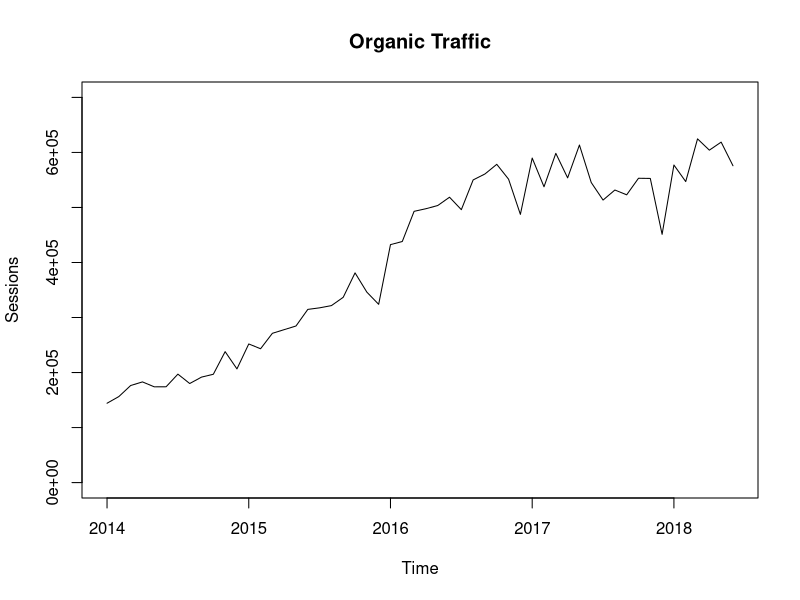
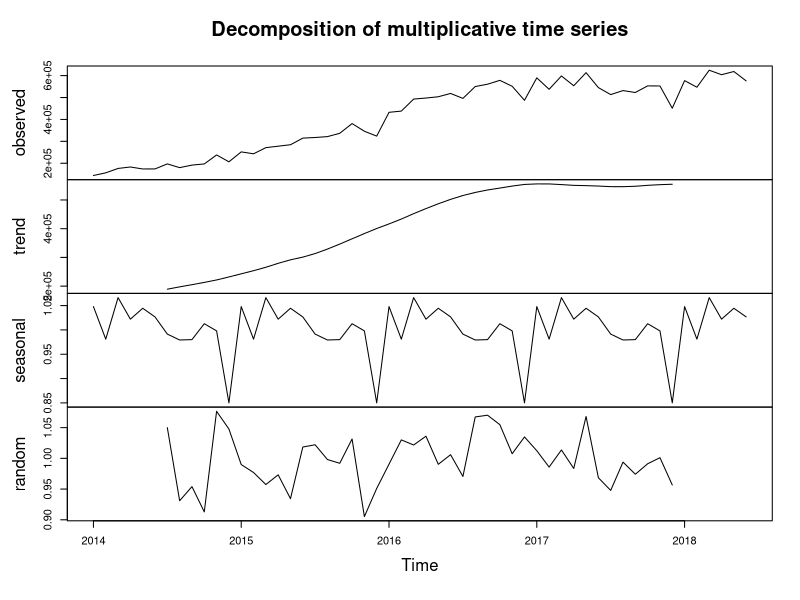
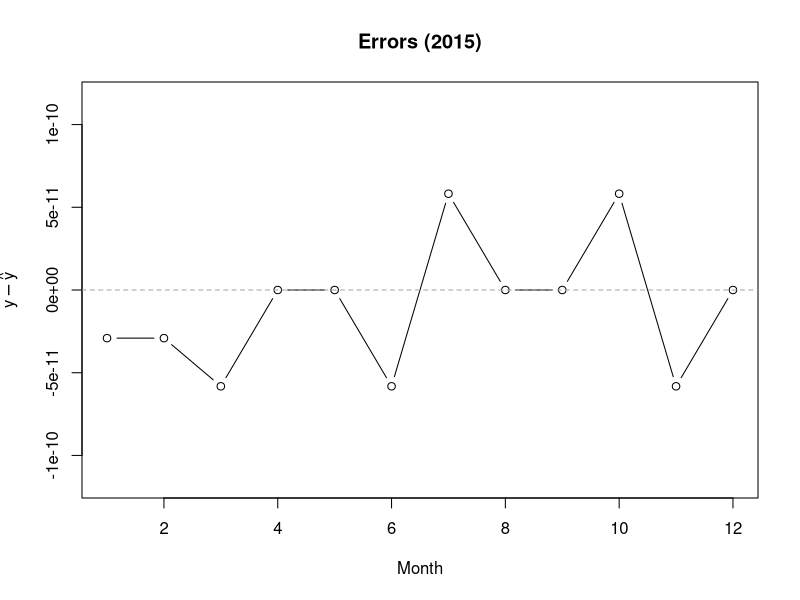
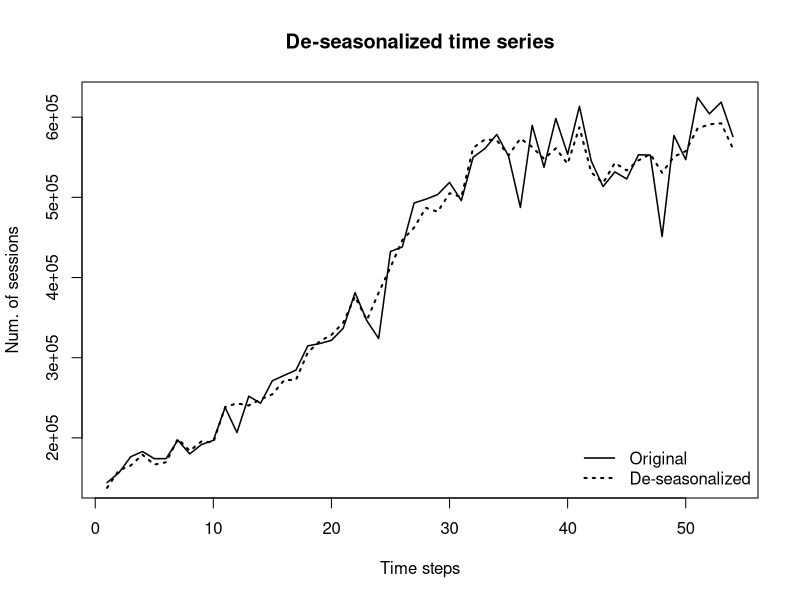
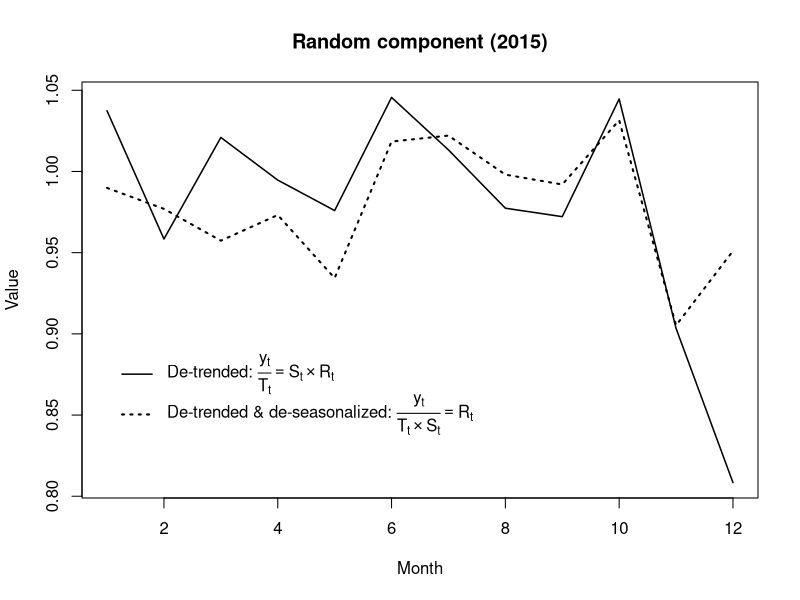
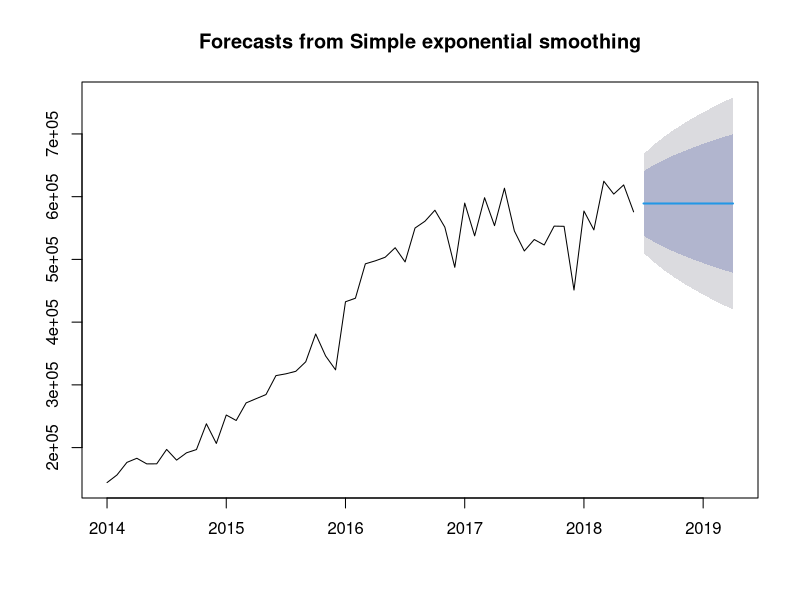
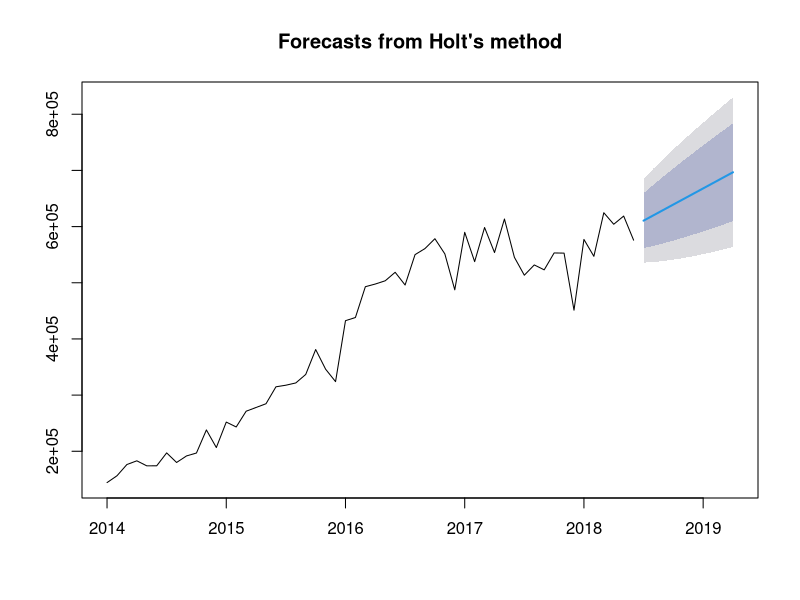
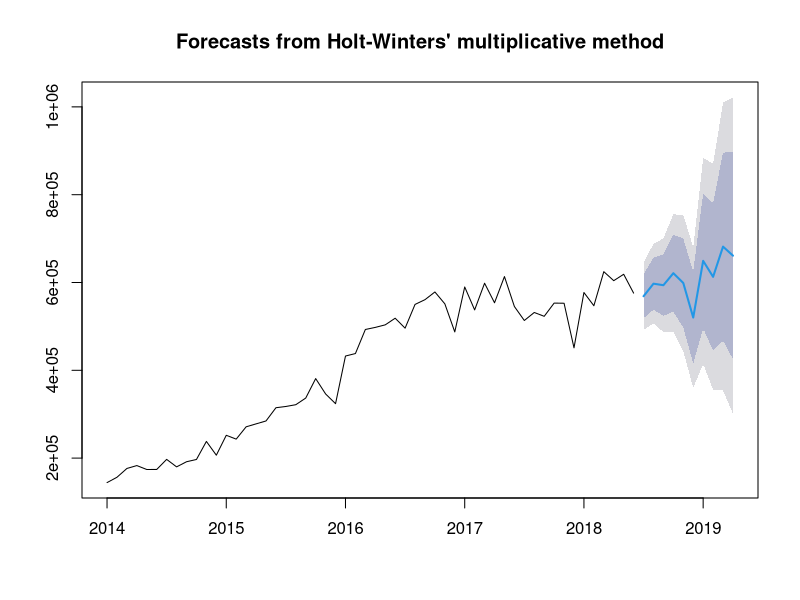

The R script that drew these images, in order:
## ---- chunk 1
knitr::opts_chunk$set(echo = TRUE)
## ---- chunk 2
data <- read.csv("organic-traffic.csv", header = T)
head(data)
## ---- chunk 3
#Convert "factor" to "Date" according to cell formatting in CSV file
data[,1] <- as.Date(data[,1], format = "%m/%d/%y")

#Convert vector of "Organic Sessions" into time series object
Organic_Traffic <- ts(data[,2], start = c(2014,1), end = c(2018,6), frequency = 12)

#Avoid scientific notation for y-axis values
#options(scipen=999)

#Plot "Organic Traffic" data
plot(Organic_Traffic, main = "Organic Traffic", ylab = "Sessions", ylim = c(0, 700000))
## ---- chunk 4
#Decompose data into seasonal, trend and irregular components using classical decomposition
fit_decompose <- decompose(Organic_Traffic, type = "multiplicative")
#Print component data of decomposition 
fit_decompose
## ---- chunk 5
#Plot component data of decomposition
plot(fit_decompose)
## ---- chunk 6
seasonal.2015 <- fit_decompose$seasonal[13:24]
trend.2015 <- fit_decompose$trend[13:24]
random.2015 <- fit_decompose$random[13:24]

reconst.2015 <- seasonal.2015 * trend.2015 * random.2015
original.2015 <- fit_decompose$x[13:24]
errors.2015 <- original.2015 - reconst.2015

ymax = max(abs(c(min(errors.2015), max(errors.2015))))

#options(scipen=-3)
plot(errors.2015,
     ylim = c(-2*ymax, 2*ymax), type = "b", col = "black",
     main = "Errors (2015)", xlab = "Month", ylab = expression(y - hat(y)))
abline(a = 0, b = 0, col="darkgray", lty=2)
## ---- chunk 7
len <- length(fit_decompose$x)
deseason.all <- fit_decompose$x / fit_decompose$seasonal

plot(1:len, fit_decompose$x,
     main = "De-seasonalized time series", xlab = "Time steps", ylab = "Num. of sessions",
     lty = 1, lwd = 1.5, type="l", col="black")

lines(1:len, deseason.all,
      lty = 3, lwd=2.0, col="black")

legend("bottomright", lty = c(1,3), lwd = c(1.5, 2.0), col = c("black", "black"), bty = "n",
       legend = c("Original", "De-seasonalized"))
## ---- chunk 8
plot(1:12, original.2015 / trend.2015,
     main = "Random component (2015)", xlab = "Month", ylab = "Value",
     lty = 1, lwd=1.5, type="l", col="black")

lines(1:12, original.2015 / (trend.2015 * seasonal.2015),
      lty = 3, lwd=2.0, col="black")

legend(x = 1, y = 0.90,
       lty = c(1,3), lwd = c(1.5, 2.0), col = c("black", "black"), bty = "n",
       legend = c(expression("De-trended: " * frac(y[t],T[t]) == S[t] %*% R[t]),
                  expression("De-trended & de-seasonalized: " * frac(y[t],T[t] %*% S[t]) == R[t])))
## ---- chunk 9
#Install and load forecast package if not installed
if(!require(forecast)) {
  install.packages("forecast", dependencies = T, repos = "http://cran.us.r-project.org")
  library(forecast) }

#Fit simple exponential smoothing model to data and show summary
fit_ses <- ses(Organic_Traffic)
summary(fit_ses)
## ---- chunk 10
#Plot the forecasted values
plot(fit_ses)
## ---- chunk 11
#Fit Holt exponential smoothing model to data and show summary
fit_holt <- holt(Organic_Traffic)
summary(fit_holt)
## ---- chunk 12
#Plot the forecasted values
plot(fit_holt)
## ---- chunk 13
#Fit Holt-Winters exponential smoothing model to data and show summary
fit_hw <- hw(Organic_Traffic, h = 10, seasonal = "multiplicative")
summary(fit_hw)
## ---- chunk 14
#Plot the forecasted values
plot(fit_hw)
## ---- chunk 15
#Fit automated exponential smoothing model to data and show summary
fit_auto <- forecast(Organic_Traffic, h = 10)
summary(fit_auto)
## ---- chunk 16
#Plot the forecasted values
plot(forecast(fit_auto))
